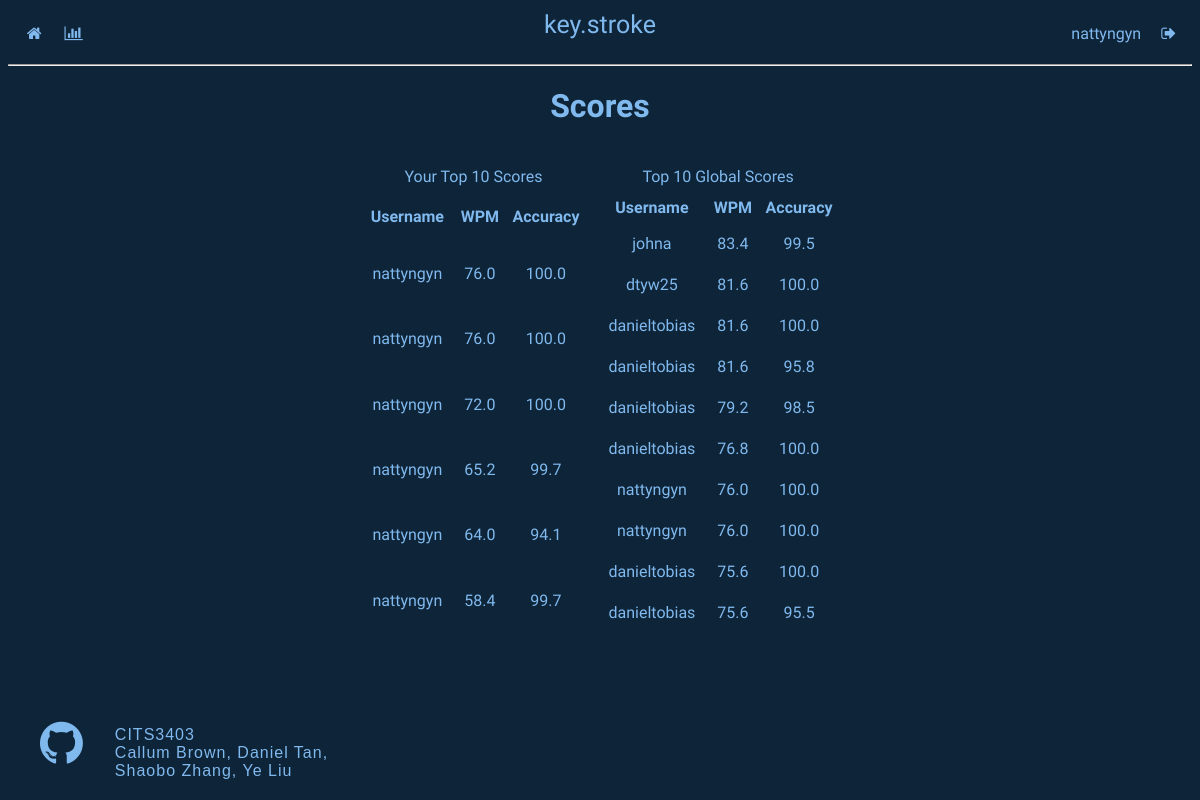
Page /scores (signed in) on the committed database.
### app/models.py (models this page shows, shortened)
class User(UserMixin, db.Model):
    id = db.Column(db.Integer, primary_key=True)
    username = db.Column(db.String(64), index=True, unique=True)
    email = db.Column(db.String(128), index=True, unique=True)
    password_hash = db.Column(db.String(128))
    scores = db.relationship('Score', backref='author', lazy='dynamic')

class Score(db.Model):
    id = db.Column(db.Integer, primary_key=True)
    username = db.Column(db.String(64))
    score = db.Column(db.Float, index=True, nullable=True) #WPM
    accuracy = db.Column(db.Float, index=True, nullable=True) #accuracy
    user_id = db.Column(db.Integer, db.ForeignKey('user.id'))

### app/routes.py (the view)
@app.route('/scores', methods=['GET','POST'])
@login_required
def scores():
    if current_user.is_authenticated:
        user_username = current_user.username
        user_iden = current_user.id
        top10Score = Score.query.filter_by(user_id=user_iden).order_by(Score.score.desc()).limit(10).all()
        globaltop10 = Score.query.order_by(Score.score.desc()).limit(10).all()
    return render_template('scores.html', username = user_username, user_id=user_iden, myScore=top10Score, globaltop10=globaltop10)

### app/models.py (called while the page is built)
@login.user_loader
def load_user(user_id):
    return User.query.get(int(user_id))

### app/templates/scores.html (shortened to what this page needs)
{% extends "base.html" %}
{% block head %}
<link rel= "stylesheet" type= "text/css" href="{{ url_for('static',filename='stylesheets/base.css') }}">
<link rel= "stylesheet" type= "text/css" href="{{ url_for('static',filename='stylesheets/scores.css') }}">
{% endblock %}
{% block content %}
    <body>
        <h1>Scores</h1>
        <div class='container'>
            <table id='records'>
                <caption>Your Top 10 Scores</caption>
                <tr>
                    <th>Username</th>
                    <th>WPM</th>
                    <th>Accuracy</th>
                </tr>
            {% for score in myScore %}
                <tr>
                    <td>{{ score.username }}</td>
                    <td>{{ score.score  }}</td>
                    <td>{{ score.accuracy }}</td>
                </tr>
            {% endfor %}
            </table>
            <table id='global'>
                    <caption>Top 10 Global Scores</caption>
                    <tr>
                        <th>Username</th>
                        <th>WPM</th>
                        <th>Accuracy</th>
                    </tr>
                {% for score in globaltop10 %}
                    <tr>
                        <td>{{ score.username }}</td>
                        <td>{{ score.score  }}</td>
                        <td>{{ score.accuracy }}</td>
                    </tr>
                {% endfor %}
                </table>
        </div>
    </body>
{% endblock %}

### app/templates/base.html (shortened to what this page needs)
<!DOCTYPE html>
<html lang="en">
<head>
    <link rel="stylesheet" href="https://cdnjs.cloudflare.com/ajax/libs/font-awesome/4.7.0/css/font-awesome.min.css">
    {% block head %} {% endblock %}
</head>
<body>
    <div class="topnav">
        <div class='topnav-left'>
            <a href="{{ url_for('home') }}"><i class="fa fa-fw fa-home"></i></a>
            <a href="{{ url_for('scores') }}"><i class="fa fa-bar-chart"></i></a>
        </div>
        <div class='logo'><span><a href="{{ url_for('home') }}">key.stroke</a></span></div>
        <div class='topnav-right' style="margin-left: auto; order: 2">
            {% if current_user.is_anonymous %}
                <a href="{{ url_for('register') }}"><i class="fa fa-fw fa-user"></i></a>
                <a href="{{ url_for('login') }}"><i class="fa fa-sign-in"></i></a>
            {% else %}
                <a href="{{ url_for('user', username=current_user.username) }}">{{current_user.username}}</a>
                <a href="{{ url_for('logout') }}"><i class="fa fa-sign-out"></i></a>
            {% endif %}
        </div>
    </div>
    <hr>
    {% block content %} {% endblock %}
    <div class="credits" style="position: absolute; bottom: 0; width: 30%">
        <a href="https://github.com/danieltobiastan/reimagined-octo-parakeet"><i class="fa fa-github" style="float: left; font-size: 50px; padding: 2rem"></i></a>
        <p style="text-align: left; margin-top: 40px; font-family: 'Gill Sans', 'Gill Sans MT', Calibri, 'Trebuchet MS', sans-serif; letter-spacing: 1px">CITS3403<br>Callum Brown, Daniel Tan, Shaobo Zhang, Ye Liu</p>
    </div>
</body>
</html>

### app/static/stylesheets/base.css (style rules this page uses)
.topnav { height: 1em; background-color: rgb(14, 36, 56); padding: 1em; font-family: 'Anonymous Pro', monospace; word-spacing: 1em; display: flex; }
.logo { margin: auto; position: absolute; left: 50%; margin-right: -50%; transform: translate(-50%, -50%); font-size: 25px }
a, a:hover { color: rgb(128, 185, 238); text-decoration: none }

### app/static/stylesheets/scores.css (style rules this page uses)
body { background-color: rgb(14, 36, 56); color: rgb(128, 185, 238); font-family: 'Anonymous Pro', monospace; text-align: center }
table, th, td { padding: 5px; }
td { padding: 10px; }
#global, #records { float: left; }
.container { padding: 20px; display: flex; justify-content: center; }

### rows in the picture
User: username "nattyngyn"
Score: username "nattyngyn", score "76.0", accuracy "100.0"
Score: username "nattyngyn", score "76.0", accuracy "100.0"
Score: username "nattyngyn", score "72.0", accuracy "100.0"
Score: username "nattyngyn", score "65.2", accuracy "99.7"
Score: username "nattyngyn", score "64.0", accuracy "94.1"
Score: username "nattyngyn", score "58.4", accuracy "99.7"
Score: username "johna", score "83.4", accuracy "99.5"
Score: username "dtyw25", score "81.6", accuracy "100.0"
Score: username "danieltobias", score "81.6", accuracy "100.0"
Score: username "danieltobias", score "81.6", accuracy "95.8"
Score: username "danieltobias", score "79.2", accuracy "98.5"
Score: username "danieltobias", score "76.8", accuracy "100.0"
Score: username "danieltobias", score "75.6", accuracy "100.0"
Score: username "danieltobias", score "75.6", accuracy "95.5"
